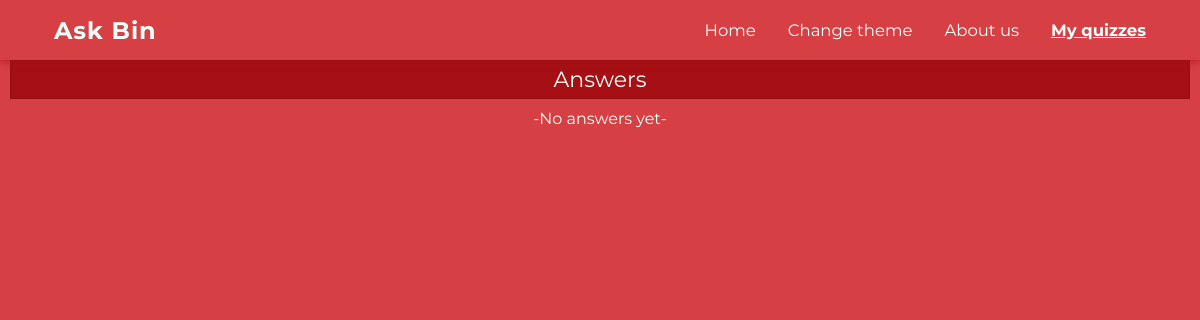
Page /viewQuiz.php?name=quiz (signed in) on the earlier database version.
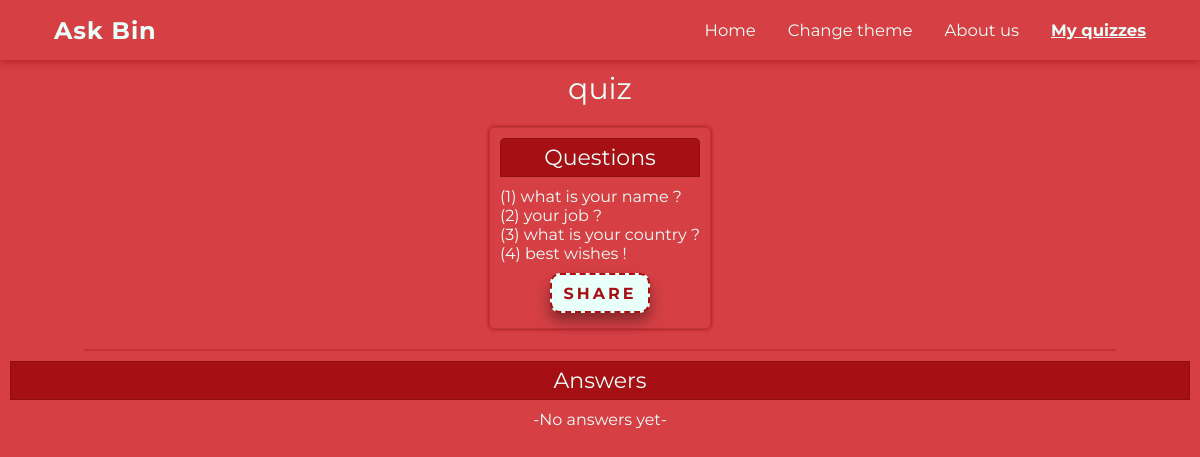
Same page on the later database version.
### tables this page shows
CREATE TABLE `forms` (
  `id` smallint(11) NOT NULL,
  `owner` varchar(255) NOT NULL,
  `formname` varchar(255) NOT NULL,
  `numberofquestions` smallint(11) NOT NULL,
  `questions` varchar(2550) NOT NULL
);

### viewQuiz.php (the view, shortened to what this page needs)
<!DOCTYPE html>
<html lang="en">
<head>
    <link rel="stylesheet" href="https://cdnjs.cloudflare.com/ajax/libs/font-awesome/5.15.1/css/all.min.css">
    <link rel="stylesheet" href="style.css">
</head>
<body>
    <header>
        <h1>Ask Bin</h1>
        <section class="menu">
            <ul class="menu-list">
                <li><a href="home.php">Home</a></li>
                <li onclick="theme()">Change theme</li>
                <li><a href="about.php">About us</a></li>
                <li class="active"><a href="login.php">My quizzes</a></li>
            </ul>
        </section>
    </header>
    <?php
        if (isset($_GET['name'])) {
            $formname = $_GET['name'];
            $servername = "mysql:host=localhost;dbname=ask-bin";
            $username = "root";
            $password = "";
            $conn = new PDO($servername,$username,$password);
            $conn->setAttribute(PDO::ATTR_ERRMODE, PDO::ERRMODE_EXCEPTION);
            $owner = $_SESSION['username'];
            $sql = "SELECT * FROM forms WHERE owner='$owner' AND formname='$formname'";
            $result = $conn->query($sql);
            if($result->rowCount() > 0){
                while($row = $result->fetch()){
                    echo '<p class="quizName">'.$row['formname'].'</p>';
                    echo '<section class="questions">
                    <p class="qa">Questions</p>';
                    echo '<pre class="question">'.$row['questions'].'</pre>';
                    echo '<button class="btn cta" onclick="copied();">Share</button>';
                    echo '</section><hr>';
                }
            }
            echo '<p class="qa qa2">Answers</p>
            <section class="answers">';
            $sql = "SELECT * FROM submits WHERE owner='$owner' AND formname='$formname'";
            $result = $conn->query($sql);
            if($result->rowCount() > 0){
                while($row = $result->fetch()){
                    echo '<div class="answer">';
                    echo '<pre class="answered">'.$row['answers'].'</pre>';
                    echo '</div>';
                }
                unset($result);
            }else{
                echo '<p class="answered" style="text-align: center;">-No answers yet-';
            }
            echo '</section>';
        } else {
            header("Location: myQuizzes.php");
        }
    ?>
</body>
</html>

Differences in the rows shown:
added forms: formname "quiz", questions "(1) what is your name ? (2) your job ? (3) what is your country ? (4) best wishes !"
